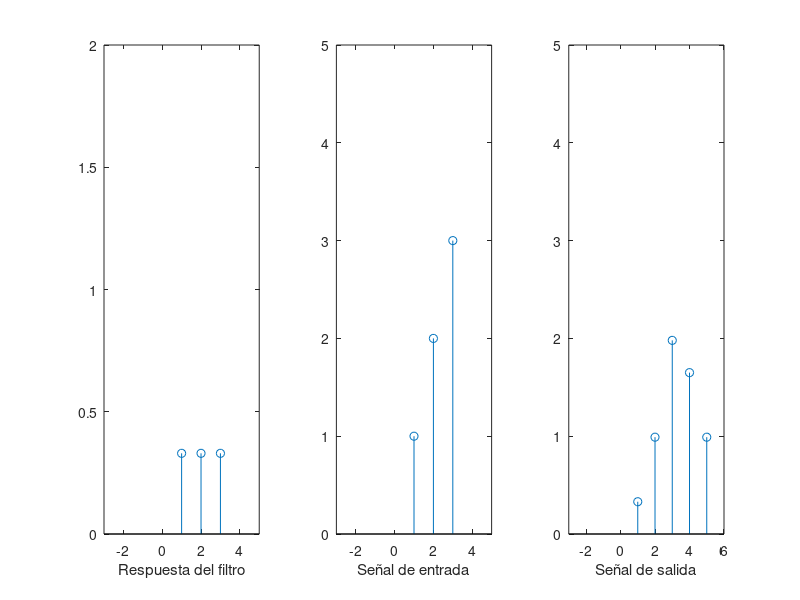
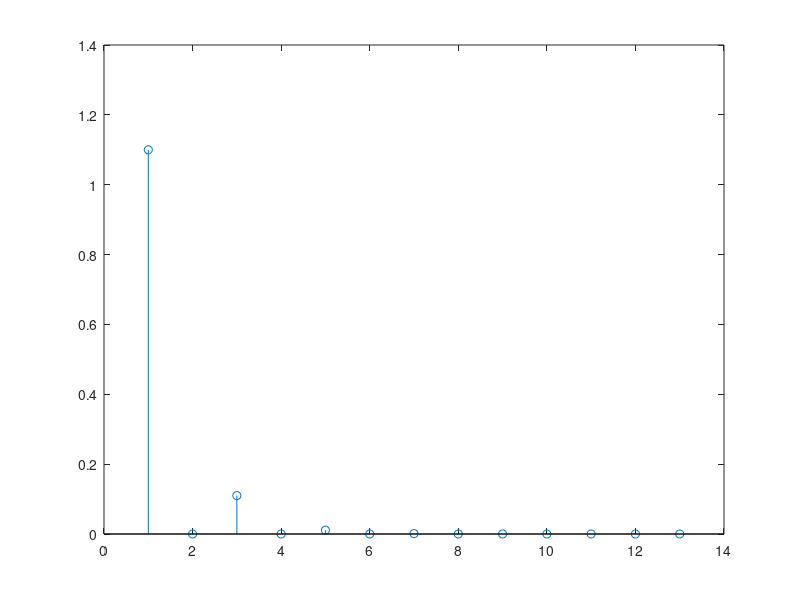
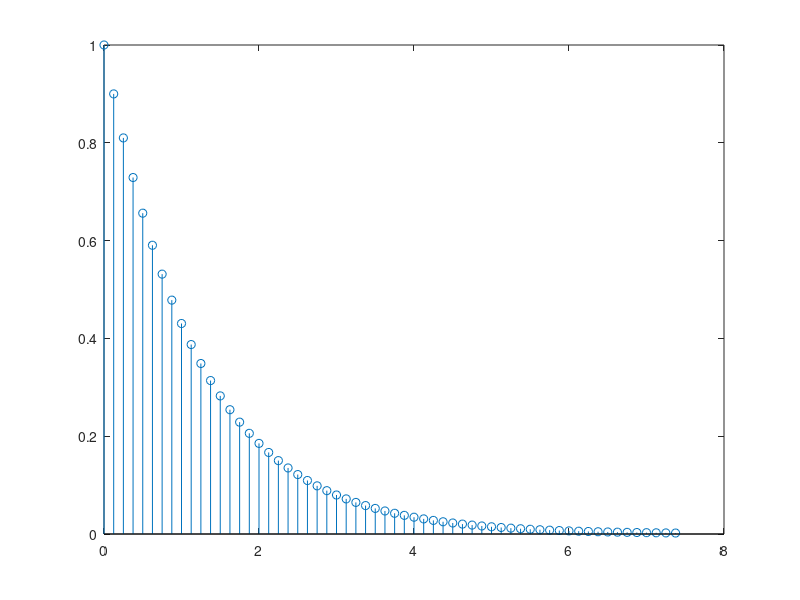
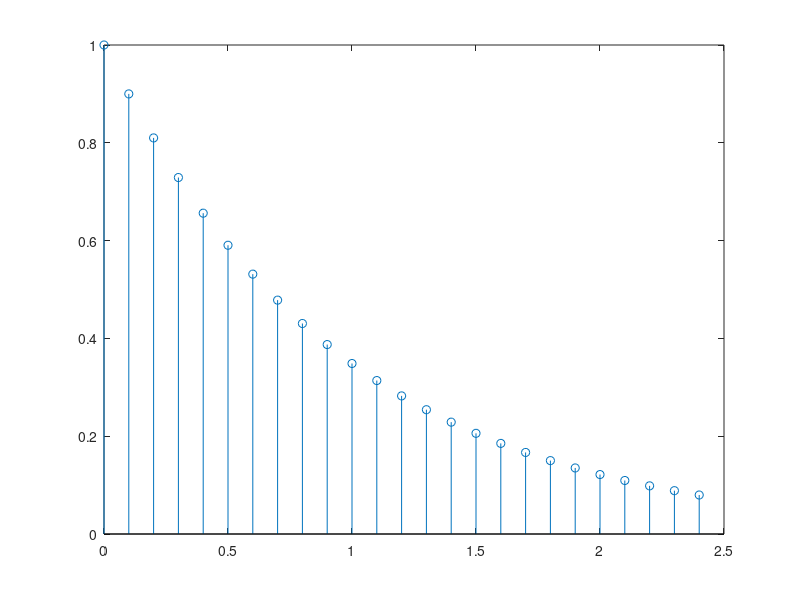

These charts were generated, in order, by the following MATLAB code:
% Respuesta de sistemas lineales

h = [0.33 0.33 0.33];
x = [1 2 3];

subplot(1,3,1)
stem(h)
axis([-3 5 0 2])
xlabel("Respuesta del filtro")
subplot(1,3,2)
stem(x)
axis([-3 5 0 5])
xlabel("Señal de entrada")

y = conv(h, x);
subplot(1,3,3)
stem(y)
axis([-3 6 0 5])
xlabel("Señal de salida")



% New figure
figure
num = [1.1];
den = [1 0 -0.1];

r = impz(num, den);
stem(r)






% Exponencial decreciente
a = 0.9;
num = [1];
den = [1 -a];

figure
[h, t] = impz(num, den, 60, 8);
stem(t, h)




% Exponencial decreciente
a = 0.9;
num = [1];
den = [1 -a];

figure
[h, t] = impz(num, den, 25, 10);
stem(t, h)



% Con información de frecuencia
figure
num = [1.1];
den = [1 0 -0.1];

[h, t] = impz(num, den, 20, 1000);
stem(t, h)





w0 = 2*8*pi;

num = [1 -cos(w0)];
den = [1 -2.*cos(w0) 1];

figure
[h, t] = impz(num, den, 600, 8);
stem(t, h)



